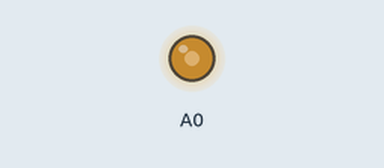
Bench run of a sketch on a simulated Arduino Zero (SAMD21). On the bench: output pins drawn as LEDs (lit = HIGH).

Above: at 0.05 s.
At 2.55 s:
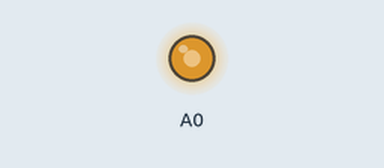
At 6.25 s:
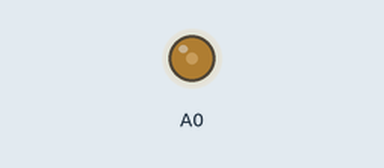
Timing chart, 0 to 9.4 s (numbered marks = the images above):
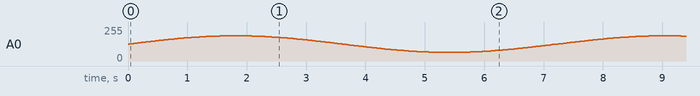

The sketch:

diy11_1_DAC.ino
```cpp
// 輸出正弦波訊號

void setup() {
  analogWriteResolution(12);  // 設DAC解析度為12位元
}

void loop() {
  static int deg=0;
  analogWrite(A0, int(2048 + 1000*sin(deg * PI/180)));
  deg++;
  if (deg > 360) deg=0;
  delay(20);  // 設定輸出訊號的週期時間：20ms × 360
}
```
